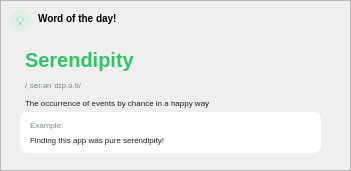
   <widget class="QFrame" name="wodd">
    <property name="geometry">
     <rect>
      <x>250</x>
      <y>160</y>
      <width>351</width>
      <height>171</height>
     </rect>
    </property>
    <property name="styleSheet">
     <string notr="true">QFrame#wodd { background:white; border-radius:16px; }</string>
    </property>
    <property name="frameShape">
     <enum>QFrame::StyledPanel</enum>
    </property>
    <property name="frameShadow">
     <enum>QFrame::Raised</enum>
    </property>
    <widget class="QLabel" name="label_22">
     <property name="geometry">
      <rect>
       <x>10</x>
       <y>10</y>
       <width>21</width>
       <height>21</height>
      </rect>
     </property>
     <property name="styleSheet">
      <string notr="true">QLabel { background:#dff1e6; color:#22c55e; border-radius:8px; font-size:12px; }</string>
     </property>
     <property name="text">
      <string>💡</string>
     </property>
     <property name="alignment">
      <set>Qt::AlignCenter</set>
     </property>
    </widget>
    <widget class="QLabel" name="label_21">
     <property name="geometry">
      <rect>
       <x>38</x>
       <y>10</y>
       <width>111</width>
       <height>16</height>
      </rect>
     </property>
     <property name="font">
      <font>
       <pointsize>-1</pointsize>
       <weight>87</weight>
       <bold>true</bold>
      </font>
     </property>
     <property name="styleSheet">
      <string notr="true">QLabel { background:transparent; color:black; font-size:10px; font-weight:700; border:none; }</string>
     </property>
     <property name="text">
      <string>Word of the day!</string>
     </property>
    </widget>
    <widget class="QFrame" name="frame">
     <property name="geometry">
      <rect>
       <x>10</x>
       <y>40</y>
       <width>331</width>
       <height>121</height>
      </rect>
     </property>
     <property name="styleSheet">
      <string notr="true">
       QFrame#frame {
        border-radius:16px;
        background:qlineargradient(spread:pad,x1:0,y1:0,x2:1,y2:1,
         stop:0 rgba(155,255,153,42),stop:0.8 rgba(205,220,57,37),stop:1 rgba(220,220,220,118));
       }
      </string>
     </property>
     <property name="frameShape">
      <enum>QFrame::StyledPanel</enum>
     </property>
     <property name="frameShadow">
      <enum>QFrame::Raised</enum>
     </property>
     <widget class="QFrame" name="frame_2">
      <property name="geometry">
       <rect>
        <x>10</x>
        <y>72</y>
        <width>301</width>
        <height>41</height>
       </rect>
      </property>
      <property name="styleSheet">
       <string notr="true">QFrame#frame_2 { background:#ffffff; border:none; border-radius:8px; }</string>
      </property>
      <property name="frameShape">
       <enum>QFrame::StyledPanel</enum>
      </property>
      <property name="frameShadow">
       <enum>QFrame::Raised</enum>
      </property>
      <widget class="QLabel" name="label_ex">
       <property name="geometry">
        <rect>
         <x>10</x>
         <y>5</y>
         <width>71</width>
         <height>16</height>
        </rect>
       </property>
       <property name="font">
        <font>
         <pointsize>-1</pointsize>
        </font>
       </property>
       <property name="styleSheet">
        <string notr="true">QLabel { background:transparent; color:#7c8a7e; font-size:8px; border:none; }</string>
       </property>
       <property name="text">
        <string>Example:</string>
       </property>
      </widget>
      <widget class="QLabel" name="label_ex2">
       <property name="geometry">
        <rect>
         <x>10</x>
         <y>20</y>
         <width>261</width>
         <height>16</height>
        </rect>
       </property>
       <property name="font">
        <font>
         <pointsize>-1</pointsize>
        </font>
       </property>
       <property name="styleSheet">
        <string notr="true">QLabel { background:transparent; color:#1f1f1f; font-size:8px; border:none; }</string>
       </property>
       <property name="text">
        <string>Finding this app was pure serendipity!</string>
       </property>
      </widget>
     </widget>
     <widget class="QWidget" name="layoutWidget">
      <property name="geometry">
       <rect>
        <x>15</x>
        <y>8</y>
        <width>301</width>
        <height>61</height>
       </rect>
      </property>
      <layout class="QVBoxLayout" name="verticalLayout_3">
       <item>
        <widget class="QLabel" name="label_23">
         <property name="font">
          <font>
           <pointsize>-1</pointsize>
           <weight>87</weight>
           <bold>true</bold>
          </font>
         </property>
         <property name="styleSheet">
          <string notr="true">QLabel { background:transparent; color:#2fc463; font-size:20px; font-weight:700; border:none; }</string>
         </property>
         <property name="text">
          <string>Serendipity</string>
         </property>
        </widget>
       </item>
       <item>
        <widget class="QLabel" name="label_phienam">
         <property name="font">
          <font>
           <pointsize>-1</pointsize>
          </font>
         </property>
         <property name="styleSheet">
          <string notr="true">QLabel { background:transparent; color:#7c8a7e; font-size:8px; border:none; }</string>
         </property>
         <property name="text">
          <string>/ˌser.ənˈdɪp.ə.ti/</string>
         </property>
        </widget>
       </item>
       <item>
        <widget class="QLabel" name="label_defi">
         <property name="font">
          <font>
           <pointsize>-1</pointsize>
          </font>
         </property>
         <property name="styleSheet">
          <string notr="true">QLabel { background:transparent; color:#1f1f1f; font-size:8px; border:none; }</string>
         </property>
         <property name="text">
          <string>The occurrence of events by chance in a happy way</string>
         </property>
        </widget>
       </item>
      </layout>
     </widget>
    </widget>
   </widget>
